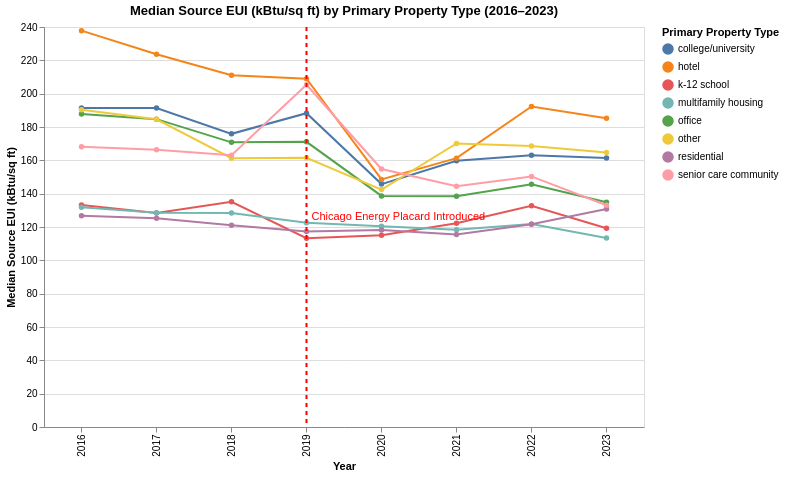

Notebook code for this chart:
### Code cell
median_source = plot_metric_by_property(
    df=top_energy, metric_col="Source EUI (kBtu/sq ft)", agg_func=pd.Series.median
)
median_source

### Figure 1 — Vega-Lite specification as saved in the notebook (floating-point values rounded to 4 significant figures)
{"config": {"view": {"continuousWidth": 300, "continuousHeight": 300}}, "layer": [{"data": {"name": "data-5970cd6d7d47b4612b648539568c19fa"}, "mark": {"type": "line", "point": true}, "encoding": {"color": {"field": "Primary Property Type", "title": "Primary Property Type", "type": "nominal"}, "tooltip": [{"field": "Primary Property Type", "title": "Primary Property Type", "type": "nominal"}, {"field": "Data Year", "title": "Year", "type": "quantitative"}, {"field": "Aggregated_Metric", "format": ".2f", "title": "Median Source EUI (kBtu/sq ft)", "type": "quantitative"}], "x": {"field": "Data Year", "sort": "ascending", "title": "Year", "type": "ordinal"}, "y": {"field": "Aggregated_Metric", "title": "Median Source EUI (kBtu/sq ft)", "type": "quantitative"}}, "name": "view_41a82efc80d37024_0"}, {"data": {"name": "data-0c454f3f83ff251380041a7c1dc9c76c"}, "mark": {"type": "rule", "color": "red", "size": 2, "strokeDash": [4, 4]}, "encoding": {"x": {"field": "Data Year", "type": "ordinal"}}}, {"data": {"name": "data-59d4f649ef26394b53c706eca5efd7c6"}, "mark": {"type": "text", "align": "left", "baseline": "bottom", "color": "red", "dx": 5, "dy": -5}, "encoding": {"text": {"field": "label", "type": "nominal"}, "x": {"field": "Data Year", "type": "ordinal"}}}], "height": 400, "params": [{"name": "param_1e9efca18e7a2868", "select": {"type": "interval", "encodings": ["x", "y"]}, "bind": "scales", "views": ["view_41a82efc80d37024_0"]}], "title": "Median Source EUI (kBtu/sq ft) by Primary Property Type (2016–2023)", "width": 600, "$schema": "https://vega.github.io/schema/vega-lite/v6.1.0.json", "datasets": {"data-5970cd6d7d47b4612b648539568c19fa": [{"Data Year": 2016, "Primary Property Type": "college/university", "Aggregated_Metric": 191.4}, {"Data Year": 2016, "Primary Property Type": "hotel", "Aggregated_Metric": 237.8}, {"Data Year": 2016, "Primary Property Type": "k-12 school", "Aggregated_Metric": 133.2}, {"Data Year": 2016, "Primary Property Type": "multifamily housing", "Aggregated_Metric": 131.9}, {"Data Year": 2016, "Primary Property Type": "office", "Aggregated_Metric": 187.8}, {"Data Year": 2016, "Primary Property Type": "other", "Aggregated_Metric": 190.3}, {"Data Year": 2016, "Primary Property Type": "residential", "Aggregated_Metric": 126.8}, {"Data Year": 2016, "Primary Property Type": "senior care community", "Aggregated_Metric": 168.2}, {"Data Year": 2017, "Primary Property Type": "college/university", "Aggregated_Metric": 191.3}, {"Data Year": 2017, "Primary Property Type": "hotel", "Aggregated_Metric": 223.7}, {"Data Year": 2017, "Primary Property Type": "k-12 school", "Aggregated_Metric": 128.4}, {"Data Year": 2017, "Primary Property Type": "multifamily housing", "Aggregated_Metric": 128.6}, {"Data Year": 2017, "Primary Property Type": "office", "Aggregated_Metric": 184.7}, {"Data Year": 2017, "Primary Property Type": "other", "Aggregated_Metric": 184.7}, {"Data Year": 2017, "Primary Property Type": "residential", "Aggregated_Metric": 125.2}, {"Data Year": 2017, "Primary Property Type": "senior care community", "Aggregated_Metric": 166.4}, {"Data Year": 2018, "Primary Property Type": "college/university", "Aggregated_Metric": 175.9}, {"Data Year": 2018, "Primary Property Type": "hotel", "Aggregated_Metric": 211.1}, {"Data Year": 2018, "Primary Property Type": "k-12 school", "Aggregated_Metric": 135.1}, {"Data Year": 2018, "Primary Property Type": "multifamily housing", "Aggregated_Metric": 128.4}, {"Data Year": 2018, "Primary Property Type": "office", "Aggregated_Metric": 170.8}, {"Data Year": 2018, "Primary Property Type": "other", "Aggregated_Metric": 161.3}, {"Data Year": 2018, "Primary Property Type": "residential", "Aggregated_Metric": 121.0}, {"Data Year": 2018, "Primary Property Type": "senior care community", "Aggregated_Metric": 163.1}, {"Data Year": 2019, "Primary Property Type": "college/university", "Aggregated_Metric": 188.3}, {"Data Year": 2019, "Primary Property Type": "hotel", "Aggregated_Metric": 209.0}, {"Data Year": 2019, "Primary Property Type": "k-12 school", "Aggregated_Metric": 113.3}, {"Data Year": 2019, "Primary Property Type": "multifamily housing", "Aggregated_Metric": 122.5}, {"Data Year": 2019, "Primary Property Type": "office", "Aggregated_Metric": 171.1}, {"Data Year": 2019, "Primary Property Type": "other", "Aggregated_Metric": 161.5}, {"Data Year": 2019, "Primary Property Type": "residential", "Aggregated_Metric": 117.2}, {"Data Year": 2019, "Primary Property Type": "senior care community", "Aggregated_Metric": 205.4}, {"Data Year": 2020, "Primary Property Type": "college/university", "Aggregated_Metric": 145.8}, {"Data Year": 2020, "Primary Property Type": "hotel", "Aggregated_Metric": 148.6}, {"Data Year": 2020, "Primary Property Type": "k-12 school", "Aggregated_Metric": 115.0}, {"Data Year": 2020, "Primary Property Type": "multifamily housing", "Aggregated_Metric": 120.4}, {"Data Year": 2020, "Primary Property Type": "office", "Aggregated_Metric": 138.7}, {"Data Year": 2020, "Primary Property Type": "other", "Aggregated_Metric": 142.4}, {"Data Year": 2020, "Primary Property Type": "residential", "Aggregated_Metric": 118.2}, {"Data Year": 2020, "Primary Property Type": "senior care community", "Aggregated_Metric": 154.8}, {"Data Year": 2021, "Primary Property Type": "college/university", "Aggregated_Metric": 159.7}, {"Data Year": 2021, "Primary Property Type": "hotel", "Aggregated_Metric": 161.3}, {"Data Year": 2021, "Primary Property Type": "k-12 school", "Aggregated_Metric": 122.3}, {"Data Year": 2021, "Primary Property Type": "multifamily housing", "Aggregated_Metric": 118.4}, {"Data Year": 2021, "Primary Property Type": "office", "Aggregated_Metric": 138.4}, {"Data Year": 2021, "Primary Property Type": "other", "Aggregated_Metric": 170.1}, {"Data Year": 2021, "Primary Property Type": "residential", "Aggregated_Metric": 115.5}, {"Data Year": 2021, "Primary Property Type": "senior care community", "Aggregated_Metric": 144.5}, {"Data Year": 2022, "Primary Property Type": "college/university", "Aggregated_Metric": 163.1}, {"Data Year": 2022, "Primary Property Type": "hotel", "Aggregated_Metric": 192.3}, {"Data Year": 2022, "Primary Property Type": "k-12 school", "Aggregated_Metric": 132.7}, {"Data Year": 2022, "Primary Property Type": "multifamily housing", "Aggregated_Metric": 121.8}, {"Data Year": 2022, "Primary Property Type": "office", "Aggregated_Metric": 145.6}, {"Data Year": 2022, "Primary Property Type": "other", "Aggregated_Metric": 168.6}, {"Data Year": 2022, "Primary Property Type": "residential", "Aggregated_Metric": 121.6}, {"Data Year": 2022, "Primary Property Type": "senior care community", "Aggregated_Metric": 150.3}, {"Data Year": 2023, "Primary Property Type": "college/university", "Aggregated_Metric": 161.4}, {"Data Year": 2023, "Primary Property Type": "hotel", "Aggregated_Metric": 185.3}, {"Data Year": 2023, "Primary Property Type": "k-12 school", "Aggregated_Metric": 119.3}, {"Data Year": 2023, "Primary Property Type": "multifamily housing", "Aggregated_Metric": 113.4}, {"Data Year": 2023, "Primary Property Type": "office", "Aggregated_Metric": 134.8}, {"Data Year": 2023, "Primary Property Type": "other", "Aggregated_Metric": 164.7}, {"Data Year": 2023, "Primary Property Type": "residential", "Aggregated_Metric": 130.8}, {"Data Year": 2023, "Primary Property Type": "senior care community", "Aggregated_Metric": 133.1}], "data-0c454f3f83ff251380041a7c1dc9c76c": [{"Data Year": 2019}], "data-59d4f649ef26394b53c706eca5efd7c6": [{"Data Year": 2019, "label": "Chicago Energy Placard Introduced"}]}}
